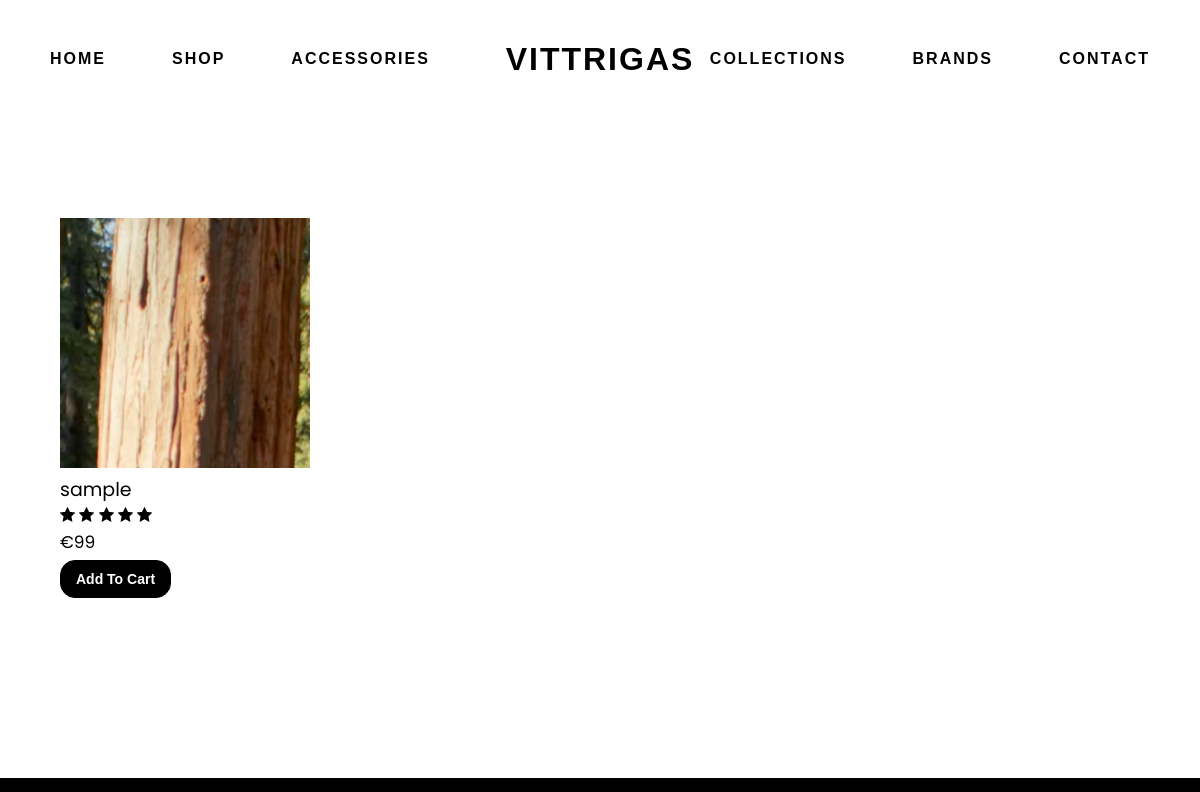
The page /store/ (upper part) on the database as committed earlier.
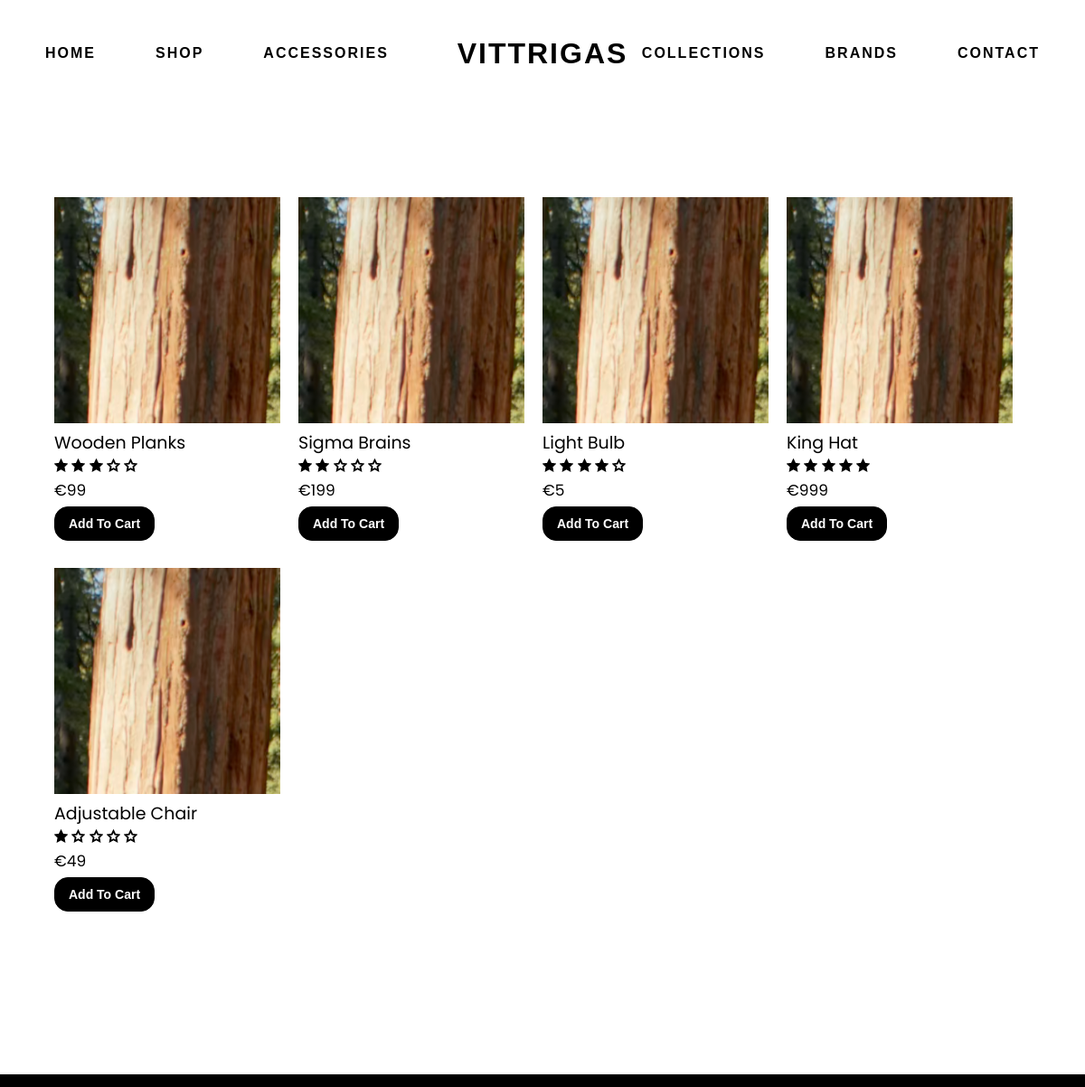
The same page on the database as committed later.
### store/models.py (models this page shows, shortened)
class Product(models.Model):
    name = models.CharField(max_length=20)
    price = models.PositiveIntegerField(default=0)
    rating = models.PositiveIntegerField(default=0)
    quantity = models.PositiveIntegerField(default=0)
    img = models.ImageField(upload_to='products/', default='products/tree.png')

### store/views.py (the view)
# urls.py: path('', views.ProductListView.as_view(), name="product"),
class ProductListView(ListView):
    model = Product
    template_name = 'product_list.html'
    context_object_name = 'products'

### templates/product_list.html (shortened to what this page needs)
{% extends 'base.html' %}
{% load static %}
{% block css %}
<link rel="stylesheet" href="{% static 'css/product_list.css' %}">
{% endblock %}
{% block content %}
<div class="all-products">
    {% for p in products %}
        <div class="product-container">
            <img src="{{ p.img.url }}" alt="{{ p.name }}" class="product-img">
            <div class="product-details">
                <div class="product-name">
                    <p class="product-name">{{ p.name }}</p>
                </div>
                <div class="product-rating">
                </div>
                <div class="product-price">
                    <p class="product-price">€{{ p.price }}</p>
                </div>
                <div class="add-to-cart-container">
                    <button class="add-to-cart">Add To Cart</button>
                </div>
            </div>
        </div>
    {% endfor %}
</div>
{% endblock %}

### templates/base.html (shortened to what this page needs)
<!DOCTYPE html>
{% load static %}
<html lang="en">
<head>
    <link rel="stylesheet" href="{% static 'css/base.css' %}">
    {% block css %}
    {% endblock %}
</head>
<body>
<div class="grid-container">
    <header class="head">
        <nav class="navbar">
            <div class="nav-left">
                <a href="#" class="nav-item">Home</a>
                <a href="#" class="nav-item">Shop</a>
                <a href="#" class="nav-item">Accessories</a>
            </div>
            <div class="nav-center">
                <a href="#" id="nav-logo" class="nav-item">Vittrigas</a>
            </div>
            <div class="nav-right">
                <a href="#" class="nav-item">Collections</a>
                <a href="#" class="nav-item">Brands</a>
                <a href="#" class="nav-item">Contact</a>
            </div>
        </nav>
    </header>
    <section class="content">
        {% block content %}
        {% endblock %}
    </section>
    <footer class="footer">
    </footer>
</div>
</body>
</html>

### static/css/base.css (style rules this page uses)
html, body { font-family: 'Oswald', sans-serif; color: black; margin: 0px; height: 100%; }
.grid-container { display: grid; grid-template-areas: "head" "content" "footer"; grid-template-columns: auto; grid-template-rows: auto auto auto; min-height: 100vh; }
.head { grid-area: head; }
.content { grid-area: content; flex: 1; }
.footer { grid-area: footer; background-color: black; padding: 1em; }
a { text-decoration: none; }
.navbar { display: flex; justify-content: space-between; align-items: center; margin: 50px; }
.nav-left, .nav-right { display: flex; justify-content: space-evenly; align-items: center; gap: 5.5vw; }
.nav-item { color: black; font-family: 'Montserrat', sans-serif; text-transform: uppercase; font-weight: 900; letter-spacing: 2px; }
.nav-center { position: absolute; left: 50%; transform: translateX(-50%); }
#nav-logo, #nav-logo-shrink { font-size: 2em; font-weight: bold; }

### static/css/product_list.css (style rules this page uses)
.all-products { font-family: "Poppins", sans-serif; width: 90%; max-width: 1200px; margin: 0 auto; margin-bottom: 150px; margin-top: 100px; display: grid; grid-template-columns: repeat(4, 1fr); align-items: center; }
.product-container { width: 250px; height: 370px; margin-bottom: 40px; }
.product-img { width: 250px; height: 250px; }
.product-name { font-size: 19px; }
.product-price { font-size: 17px; }
.star { width: 15px; }
.product-name, .product-rating, .product-price { margin: 0px; padding: 0px; }
.add-to-cart { padding: 10px 15px; margin-top: 5px; background-color: black; color: white; font-size: 14px; cursor: pointer; border-radius: 15px; border: 1px solid black; font-weight: 600; transition: 0.5s; }

Rows that differ between the two databases and show on the page:
changed Product: name "sample" → "Wooden Planks"; rating 5 → 3 (drawn)
added Product: img (picture), name "Sigma Brains", rating 2 (drawn), price "199"
added Product: img (picture), name "Light Bulb", rating 4 (drawn), price "5"
added Product: img (picture), name "King Hat", rating 5 (drawn), price "999"
added Product: img (picture), name "Adjustable Chair", rating 1 (drawn), price "49"
